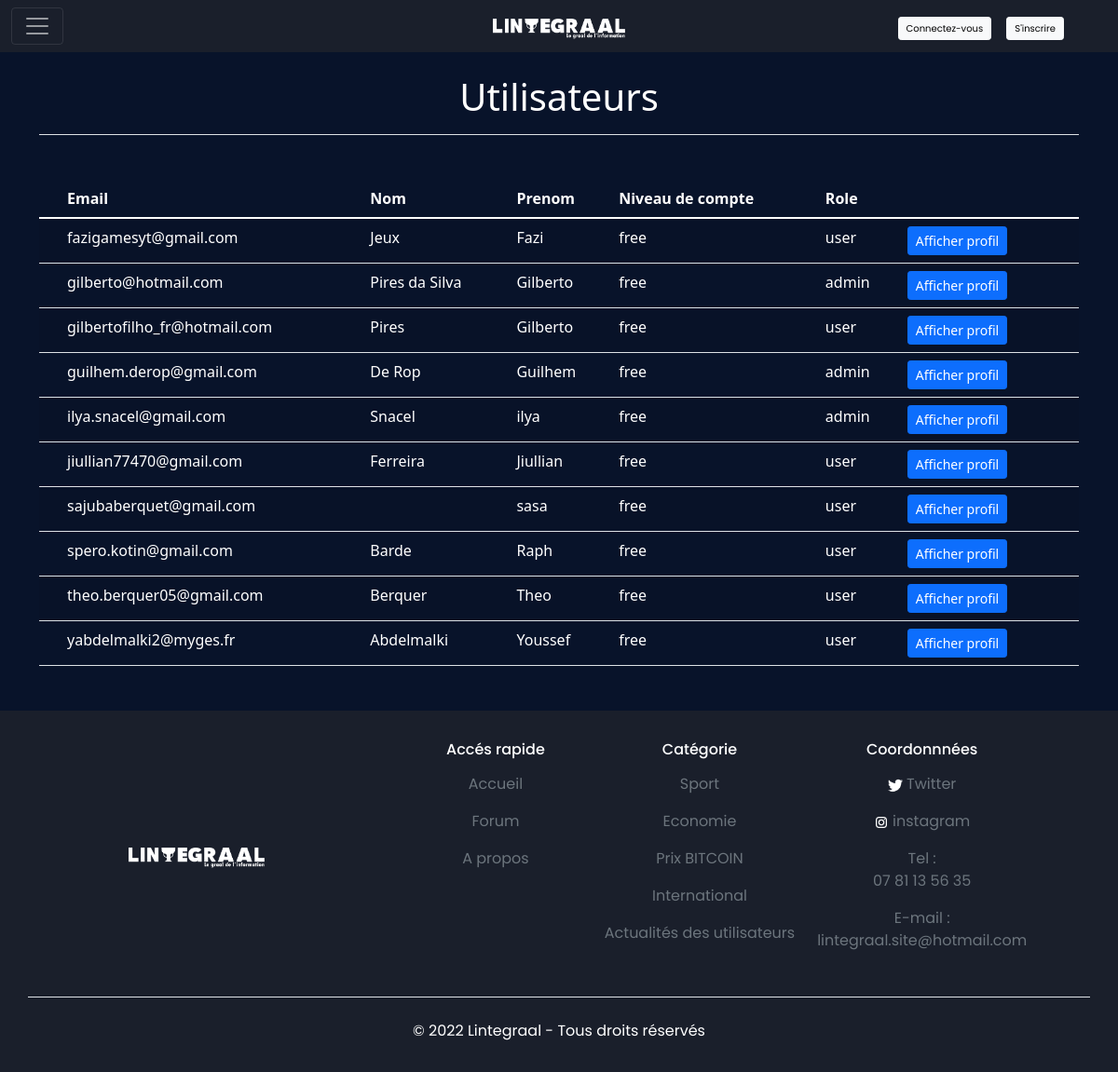
Page /all_user.php on the committed database.
### tables this page shows
CREATE TABLE `UTILISATEUR` (
  `email` varchar(50) NOT NULL,
  `nom` varchar(50) DEFAULT NULL,
  `prenom` varchar(50) DEFAULT NULL,
  `niveau_de_cmpt` varchar(10) DEFAULT 'free',
  `password` varchar(255) DEFAULT NULL,
  `admin` varchar(10) DEFAULT 'user',
  `date_inscrit` date DEFAULT NULL,
  `ban` int(100) DEFAULT 0,
  `description` text DEFAULT NULL,
  `verification_email` varchar(50) DEFAULT NULL,
  `photo_profil` varchar(255) DEFAULT NULL,
  PRIMARY KEY (`email`)
);

### all_user.php (the view, shortened to what this page needs)
<!DOCTYPE html>
<html>
<?php
include('includes/head.php');
?>
<body>
    <?php
    include('includes/header.php');
    include('includes/db.php');
    $q = 'SELECT * FROM UTILISATEUR';
    $req = $bdd->query($q);
    $results = $req->fetchAll(PDO::FETCH_ASSOC);
    ?>
    <main class="container">
        <h1 class="my-4 pb-3 h1 text-white d-flex justify-content-center border-bottom ">Utilisateurs</h1>
        <div id="resultat">
            <table class="text-white table table-striped mt-5">
                <thead>
                    <tr>
                        <th scope="col"></th>
                        <th scope="col">Email</th>
                        <th scope="col">Nom</th>
                        <th scope="col">Prenom</th>
                        <th scope="col">Niveau de compte</th>
                        <th scope="col">Role</th>
                    </tr>
                </thead>
                <tbody>
                    <?php foreach ($results as $utilisateur) {
                        echo '<tr>';
                        echo '<td></td>';
                        echo '<td class="text-white">' . $utilisateur['email'] . '</td>';
                        echo '<td class="text-white">' . $utilisateur['nom'] . '</td>';
                        echo '<td class="text-white">' . $utilisateur['prenom'] . '</td>';
                        echo '<td class="text-white">' . $utilisateur['niveau_de_cmpt'] . '</td>';
                        echo '<td class="text-white">' . $utilisateur['admin'] . '</td>';
                        echo '<td>';
                        echo '<form action="random_user.php" method="POST">';
                        echo '<button type="submit" value="' . $utilisateur['email'] . '" name="email" class="btn btn-primary btn-sm">Afficher profil</button>';
                        echo '</form>';
                        echo '</td>';
                        echo '<td>';
                    }
                    ?>
                </tbody>
            </table>
        </div>
    </main>
    <?php include('../includes/footer.php'); ?>
</body>
</html>

### css/style.css (style rules this page uses)
* { box-sizing: border-box; }
html { overflow-x: hidden; }
body { background-color: rgba(8, 19, 42, 1); min-height: 100vh; }

### rows in the picture
utilisateur: email "fazigamesyt@gmail.com", nom "Jeux", prenom "Fazi", niveau_de_cmpt "free", admin "user"
utilisateur: email "gilberto@hotmail.com", nom "Pires da Silva", prenom "Gilberto", niveau_de_cmpt "free", admin "admin"
utilisateur: email "gilbertofilho_fr@hotmail.com", nom "Pires", prenom "Gilberto", niveau_de_cmpt "free", admin "user"
utilisateur: email "guilhem.derop@gmail.com", nom "De Rop", prenom "Guilhem", niveau_de_cmpt "free", admin "admin"
utilisateur: email "ilya.snacel@gmail.com", nom "Snacel", prenom "ilya", niveau_de_cmpt "free", admin "admin"
utilisateur: email "jiullian77470@gmail.com", nom "Ferreira", prenom "Jiullian", niveau_de_cmpt "free", admin "user"
utilisateur: email "sajubaberquet@gmail.com", prenom "sasa", niveau_de_cmpt "free", admin "user"
utilisateur: email "spero.kotin@gmail.com", nom "Barde", prenom "Raph", niveau_de_cmpt "free", admin "user"
utilisateur: email "theo.berquer05@gmail.com", nom "Berquer", prenom "Theo", niveau_de_cmpt "free", admin "user"
utilisateur: email "yabdelmalki2@myges.fr", nom "Abdelmalki", prenom "Youssef", niveau_de_cmpt "free", admin "user"
